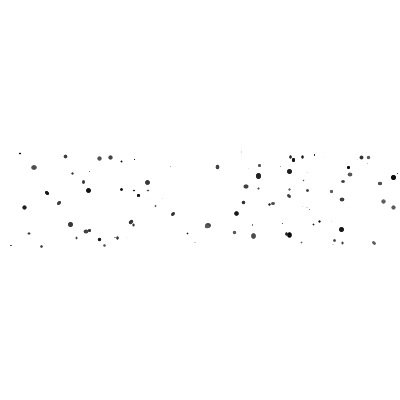
Frame 1 (no input)
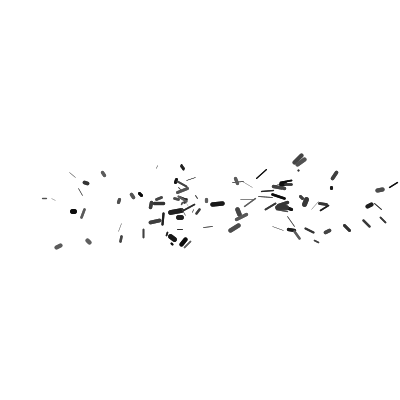
Frame 60 (the mouse pressed at the canvas centre just before this capture)
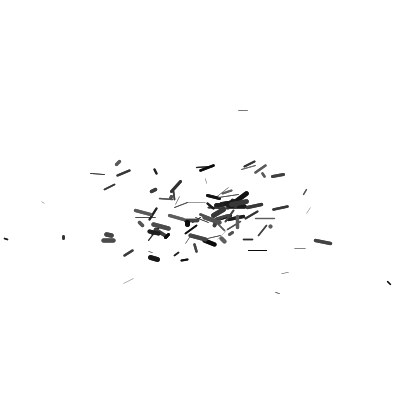
Frame 120 (the mouse held since frame 60 and released just before this capture)

The Processing sketch that drew these frames (run headless with seeded random() and noise(); from frame 60 on, the mouse is pressed at the canvas centre):

// Processing sketch: processing_129283
// ── processing_129283.pde

Pea[] peas = new Pea[100];
public float maxMass = 0.1;
public float minMass = 0.001;
public float accMult = 0.35;
ArrayList nodes;
public float diameter = 50;
int defCount = int(diameter * 2);
public int countd, countu; // Count down and count up

void setup() {
  size(400, 400);
  smooth();
  background(255);
  for (int i = 0; i < peas.length; i++) {
    peas[i] = new Pea(random(width), random(-50, 50) + height * 0.5, random(minMass, maxMass));
  }
  nodes = new ArrayList();
  countd = int(diameter);
  countu = int(diameter);
}

void draw() {
  background(255);
  counter();
  
  // Work out acceleration
  for (int p = 0; p < peas.length; p++) {
    // Nodes
    for (int n = 0; n < nodes.size(); n++) {
      Node node = (Node) nodes.get(n);
      peas[p].seek(node.loc, node.mass);
    }
    // Peas
    for (int q = 0; q < peas.length; q++) {
      if (q != p) {
        peas[p].seek(peas[q].loc, peas[q].mass);
      }
    }
  }
  
  // Move and display
  for (int p = 0; p < peas.length; p++) {
    peas[p].move(nodes.size() + peas.length - 1);
    peas[p].display();
  }    
  for (int i = 0; i < nodes.size(); i++) {
    Node node = (Node) nodes.get(i);
    node.display();
  }
}

void counter() {
  countd--;
  if (countd < 0) countd = defCount;
  countu++;
  if (countu > defCount) countu = 0;
}

// Key events
void keyPressed() {
  if (key > 48 && key < 58) accMult = (key - 47) * 0.05;
  else if (key == '=' || key == '+') accMult += 0.1;
  else if (key == '-' || key == '_') {
    accMult -= 0.1;
    if (accMult < 0.0) accMult = 0;
  }
}


// Mouse events
void mouseClicked() {
  for (int i = 0; i < nodes.size(); i++) {
    Node node = (Node) nodes.get(i);
    if (node.isUnderMouse(mouseX, mouseY)) {
      nodes.remove(i);
      return;
    }
  }
  if (mouseButton == LEFT) nodes.add(new Node(mouseX, mouseY, 100.0));
  else nodes.add(new Node(mouseX, mouseY, -80.0));
}
class Node {
  
  PVector loc;
  float mass;
  float r, g, b, a;
  int count;
  
  Node(float _x, float _y, float _m) {
    loc = new PVector(_x, _y);
    mass = _m;
    if (mass > 0) r = 10;
    else r = 200;
    a = 200;
    count = defCount;
  }
  
  boolean isUnderMouse(float _x, float _y) {
    if (dist(_x, _y, loc.x, loc.y) <= diameter * 0.5) return true;
    else return false;
  }
  
  void display() {
    fill(r, a);
    noStroke();
    ellipse(loc.x, loc.y, diameter, diameter);
    wave();
  }
  
  void wave() {
    noStroke();
    if (mass > 0) {
      fill(0, 20);
      ellipse(loc.x, loc.y, countd, countd);
    }
    else {
      fill(0, 10);
      ellipse(loc.x, loc.y, countu, countu);
    }
  }
  
}
class Pea {
  
  PVector loc, ploc, pploc, vel, acc;
  float mass;
  float velLimit = 10;
  float r, g, b, a;
  
  Pea(float _x, float _y, float _m) {
    loc = new PVector(_x, _y);
    ploc = new PVector(_x, _y);
    pploc = new PVector(_x, _y);
    vel = new PVector(0, 0);
    acc = new PVector(0, 0);
    mass = _m;
    r = random(10, 100);
    a = 240;
  }
  
  void seek(PVector _n, float _m) {
    PVector n = PVector.sub(_n, loc);
    n.div(sq(0.01 * _n.dist(loc)));
    n.mult(_m);
    acc = PVector.add(n, acc);
  }
  
  void move(float _i) {
    acc.div(_i);
    acc.normalize();
    acc.mult(accMult);
    vel.add(acc);
    vel.limit(velLimit);
    loc.add(vel);
  }
  
  void display() {
    stroke(r, a);
    strokeWeight(map(mass, maxMass, minMass, 5, 0.1));
    line(loc.x, loc.y, pploc.x, pploc.y);
    wrap();
    line(loc.x, loc.y, pploc.x, pploc.y);
    pploc.set(ploc);
    ploc.set(loc);
  }
  
  void wrap() {
    if (loc.x > width) {
      loc.x -= width;
      ploc.x -= width;
      pploc.x -= width;
    }
    else if (loc.x < 0) {
      loc.x += width;
      ploc.x += width;
      pploc.x += width;
    }
    if (loc.y > height) {
      loc.y -= height;
      ploc.y -= height;
      pploc.y -= height;
    }
    else if (loc.y < 0) {
      loc.y += height;
      ploc.y += height;
      pploc.y += height;
    }
  }
}
